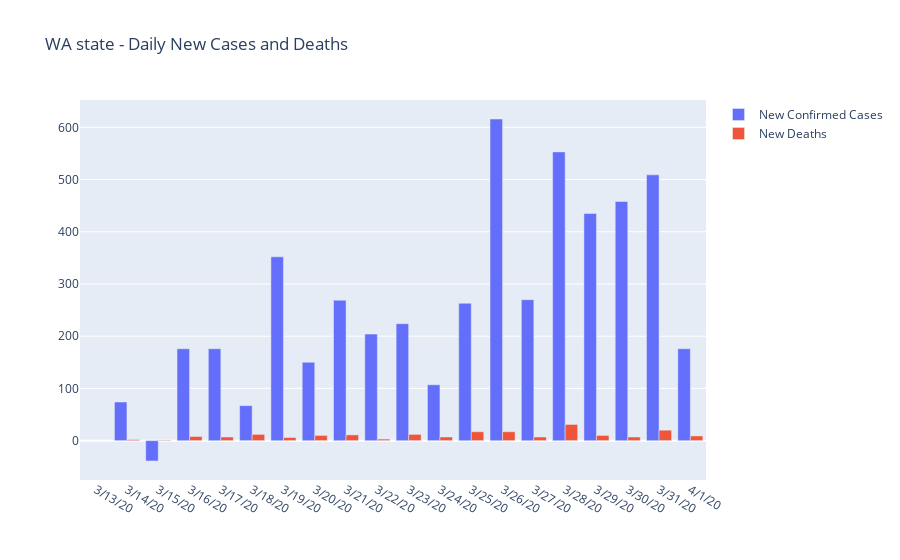

Here is the notebook cell this chart was saved with:
### Code cell
dfWAConfirmedDailyNew = dfWAConfirmed[dfWAConfirmed.columns[-DEFAULT_DAYS:]].diff(axis=1)
dfWADeathsDailyNew = dfWADeaths[dfWADeaths.columns[-DEFAULT_DAYS:]].diff(axis=1)


trace1 = go.Bar(
    x = dfWAConfirmedDailyNew.columns,
    y = dfWAConfirmedDailyNew.iloc[0], name = 'New Confirmed Cases')

trace2 = go.Bar(
    x = dfWADeathsDailyNew.columns,
    y = dfWADeathsDailyNew.iloc[0], name = 'New Deaths')

data = [trace1, trace2]
layout = dict(title = 'WA state - Daily New Cases and Deaths')

py.iplot(dict(data=data, layout=layout))

### Figure 1 — Plotly figure (JSON) as saved in the notebook; plotly's stock layout.template omitted (floating-point values rounded to 4 significant figures)
{"data": [{"name": "New Confirmed Cases", "type": "bar", "x": ["3/13/20", "3/14/20", "3/15/20", "3/16/20", "3/17/20", "3/18/20", "3/19/20", "3/20/20", "3/21/20", "3/22/20", "3/23/20", "3/24/20", "3/25/20", "3/26/20", "3/27/20", "3/28/20", "3/29/20", "3/30/20", "3/31/20", "4/1/20"], "y": [null, 74, -39, 176, 176, 67, 352, 150, 269, 204, 224, 107, 263, 616, 270, 553, 435, 458, 509, 176]}, {"name": "New Deaths", "type": "bar", "x": ["3/13/20", "3/14/20", "3/15/20", "3/16/20", "3/17/20", "3/18/20", "3/19/20", "3/20/20", "3/21/20", "3/22/20", "3/23/20", "3/24/20", "3/25/20", "3/26/20", "3/27/20", "3/28/20", "3/29/20", "3/30/20", "3/31/20", "4/1/20"], "y": [null, 2, 1, 8, 7, 12, 6, 10, 11, 3, 12, 7, 17, 17, 7, 31, 10, 7, 20, 9]}], "layout": {"title": {"text": "WA state - Daily New Cases and Deaths"}}}
